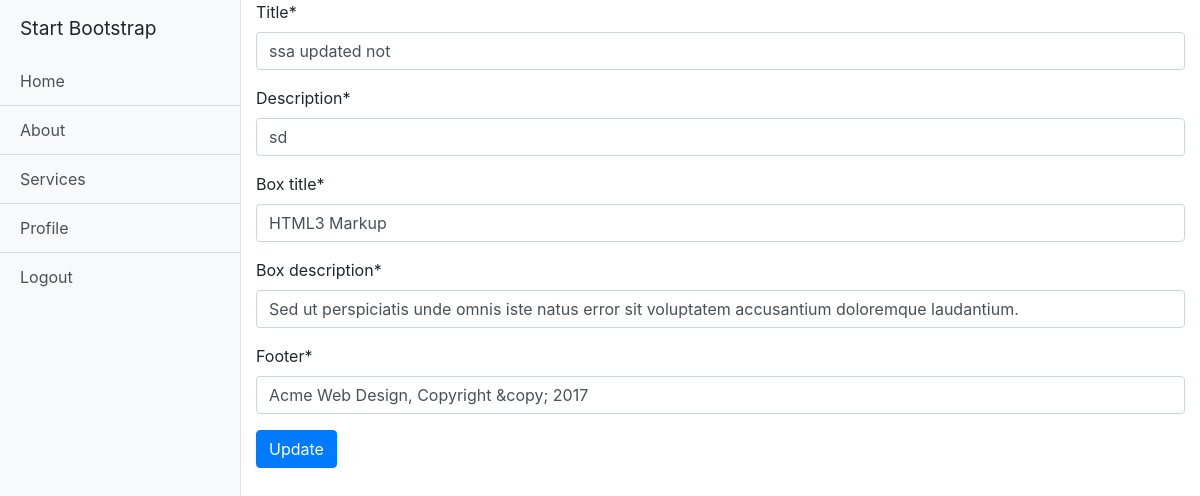
Page /register/index/1/ on the committed database.
### acmeapp/models.py (models this page shows)
class Home(models.Model):
    title = models.CharField(max_length=50)
    description = models.CharField(max_length=500)
    background_image = models.ImageField(upload_to='media')
    box_title = models.CharField(max_length=50)
    box_description = models.CharField(max_length=100)
    box_image = models.ImageField(upload_to='media')
    footer = models.CharField(max_length=50)

### acmeapp/views.py (the view)
# urls.py: path('register/index/<int:pk>/', views.index_update, name='index'),
def index_update(request, pk):
    index = get_object_or_404(Home, id=pk)
    update_form = HomeForm(instance = Home.objects.get(id = pk))
    if request.method == 'POST':
        update_form = HomeForm(request.POST, instance = index)
        if update_form.is_valid():
            update_form.save()
            return HttpResponseRedirect("/index")
    return render(request, 'index_update.html', {'update_form':update_form})

### acmeapp/forms.py
class HomeForm(forms.ModelForm):
    class Meta:
        model = Home
        fields = ['title', 'description', 'box_title', 'box_description', 'footer']

### acmeapp/templates/index_update.html (shortened to what this page needs)
{% extends './dashboard.html' %}
{% load crispy_forms_tags %}
{% block content %}
<form method="post">
  {{ update_form|crispy }}
  <button type="submit" class="btn btn-primary">Update</button>
</form>
{% endblock %}

### rows in the picture
Home: title "ssa updated not", description "sd", box_title "HTML3 Markup", box_description "Sed ut perspiciatis unde omnis iste natus error sit voluptatem accusantium doloremque laudantium.", footer "Acme Web Design, Copyright &copy; 2017"
